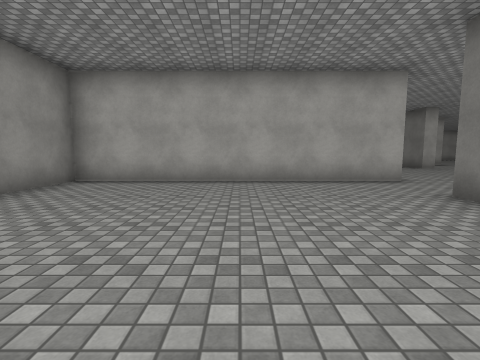
view 1 (above)

21 first-person views from a walk through a scene from a Unity 3-D project. The camera is 1.3 m above the floor, tilts 6° down and sees 85° across. The floor is counted in squares, 2 m on a side. Each view is taken from the middle of a square. On the plan, view 1 faces up. The plan holds only what a view shows up to about 9 squares ahead; the rest is blank. The place goes on beyond the plan. The player is left out. Some animated figures are not drawn. Surface patterns are stand-ins for the level's own textures.

view 2
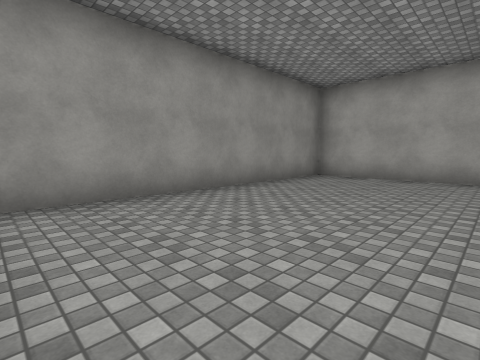

view 3
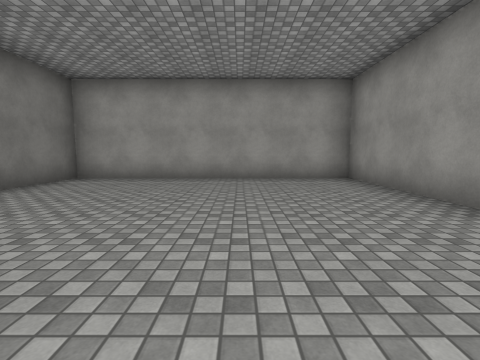

view 4
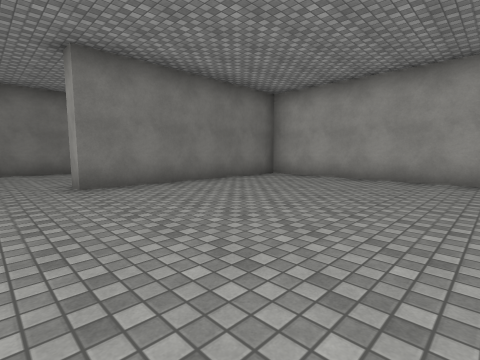

view 5
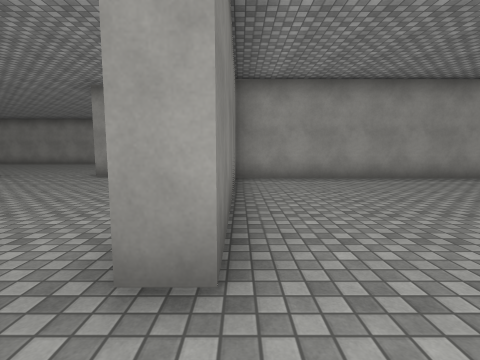

view 6
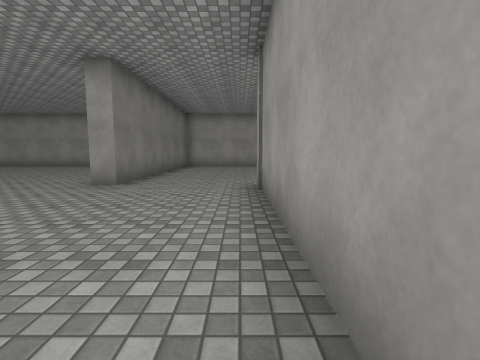

view 7
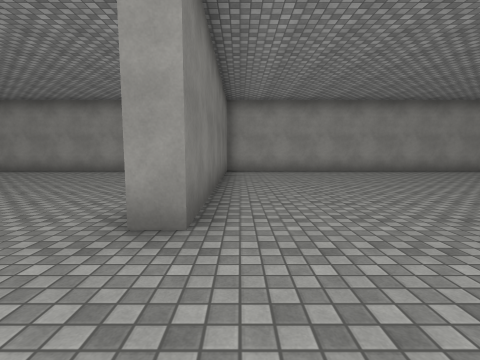

view 8
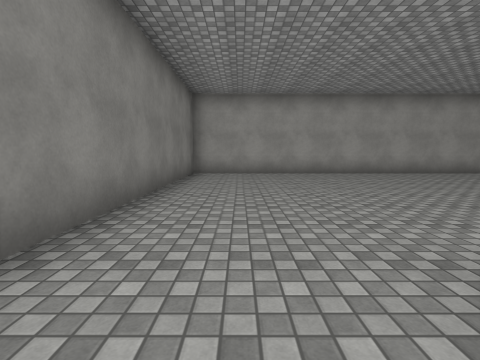

view 9
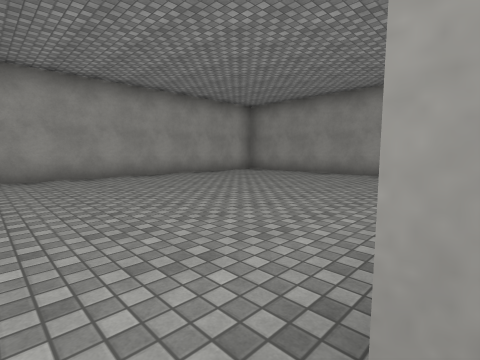

view 10
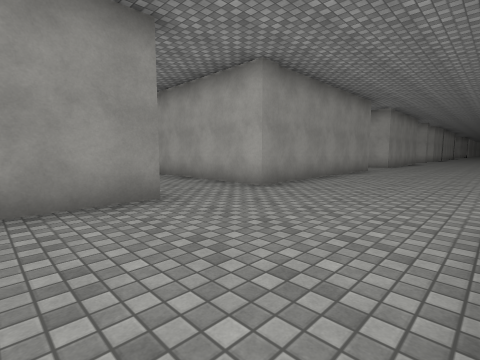

view 11
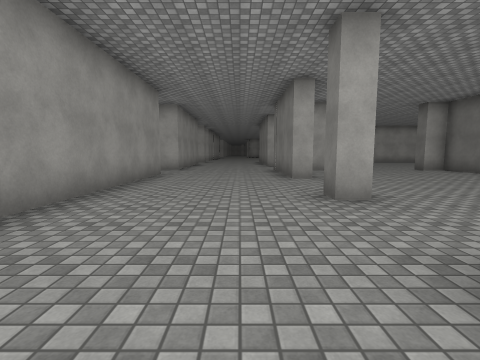

view 12
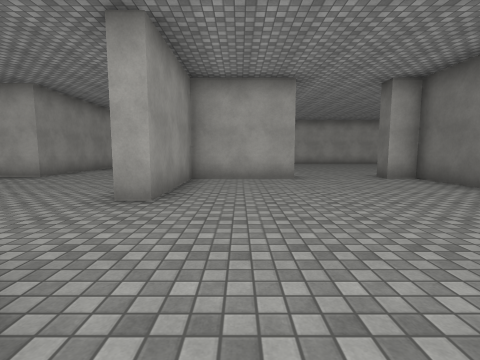

view 13
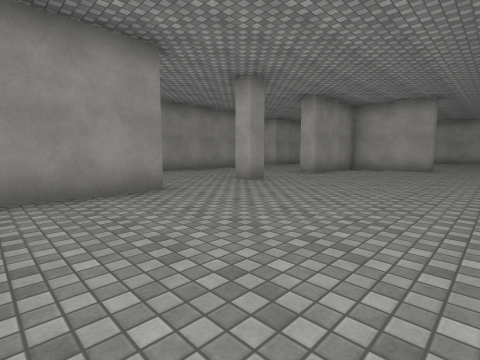

view 14
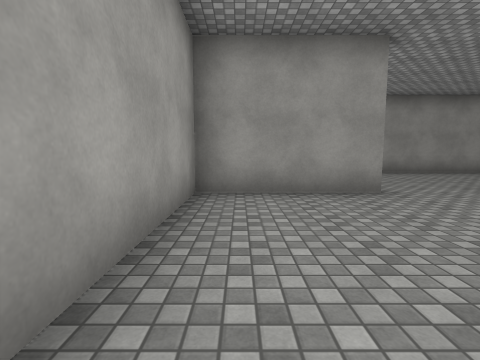

view 15
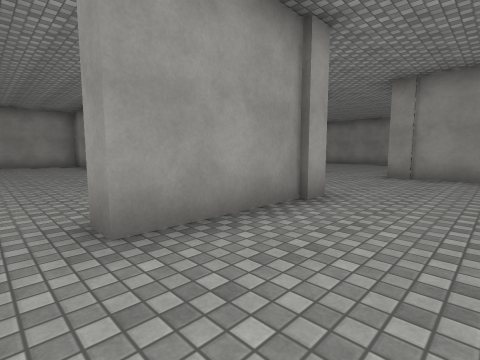

view 16
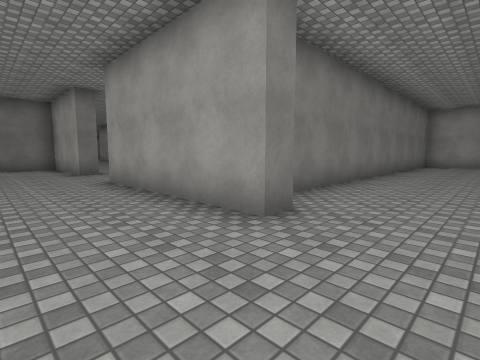

view 17
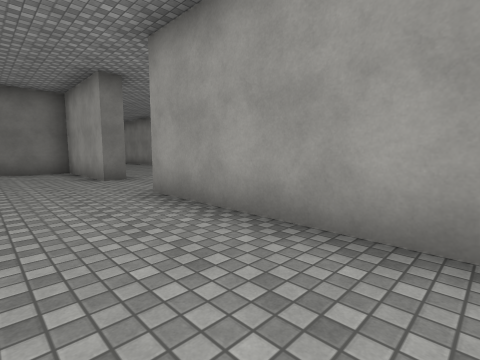

view 18
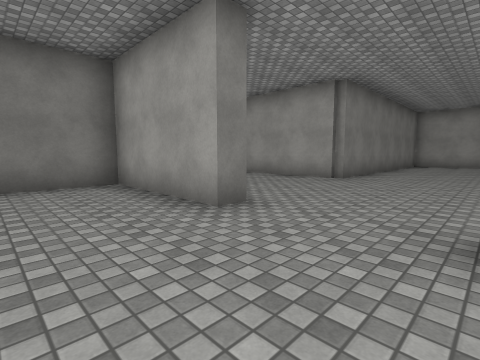

view 19
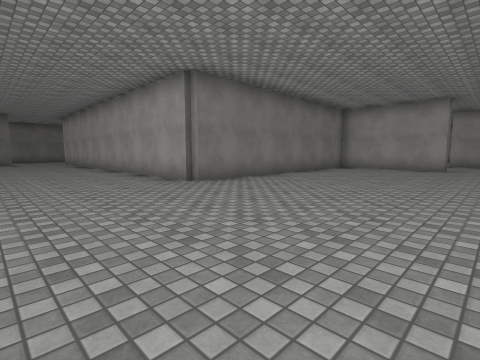

view 20
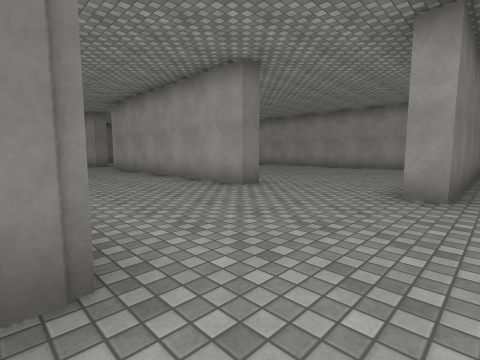

view 21
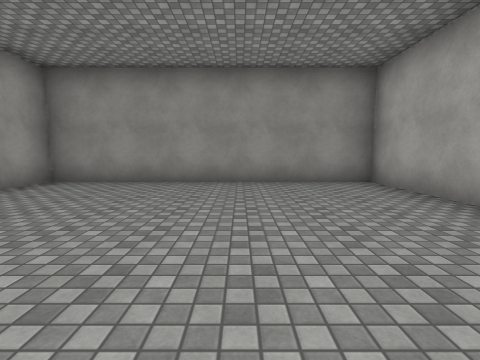

### Floor plan
Points are (right, up) in squares from view 1. A wall is a line through its corners. A room is listed if a view was taken in it or the views show most of it. See-through windows are left out.
Room 1 (views 1, 2, 3, 4)
walls: (2.4, 5.9) (-3.7, 5.9) (-3.7, -1.6) (3.1, -1.6) (3.1, 3.8)
ways out: opening at (3, 4.5) to room 2
Room 2 (views 5, 6, 7, 8, 9, 10, 11, 12, 13, 14, 15, 16, 17, 18, 19, 20, 21)
walls: (19.8, 5) (19.8, 9.7) (24.5, 9.7); (16.2, 2) (16.9, 2); (13.4, 5.5) (13.4, 13.5); (19.4, 13.4) (19.4, 14) (22.5, 14) (22.5, 15.9); (12.7, 13.5) (12.7, 14) (17.1, 14); (7.8, 5.4) (7.8, 2.3) (11.4, 2.3); (7.8, 8.1) (7.8, 7.5) (7.3, 7.5) (7.3, 8.1); (9.6, -2.2) (9.6, -1.6) (15.1, -1.6); (7.3, 1.6) (7.3, 4.6); (7.2, 14) (10.3, 14) (10.3, 13.5) (7.8, 13.5) (7.8, 10.5) (7.3, 10.5) (7.3, 13); (3.1, 3.8) (3.6, 3.8) (3.6, -2.1); (3.6, 12) (3.6, 5.9) (2.4, 5.9); (3.6, 16.1) (3.6, 14); (-1.1, -2.1) (-3.7, -2.1) (-3.7, -9.1) (6.4, -9.1) (6.4, -2.2) (7, -2.2)
ways out: opening at (3, 4.5) to room 1; opening at (3, 12.5); opening at (8.5, -2.5)

Positions as (right, up) in squares from view 1, and headings:
1: (0, 0), facing up
2: (0, -1), facing up-left
3: (-1, 5), facing down
4: (-2, 5), facing down-right
5: (3, 5), facing down
6: (4, 3), facing down
7: (6, 0), facing down
8: (5, -1), facing down
9: (4, -2), facing down-left
10: (7, 2), facing up-left
11: (6, 4), facing up
12: (9, 7), facing up
13: (12, 3), facing up-left
14: (12, 3), facing left
15: (11, 16), facing down-left
16: (11, 16), facing down-right
17: (13, 16), facing down-right
18: (17, 16), facing down-right
19: (15, 13), facing down-right
20: (6, 2), facing down-right
21: (2, -5), facing left
